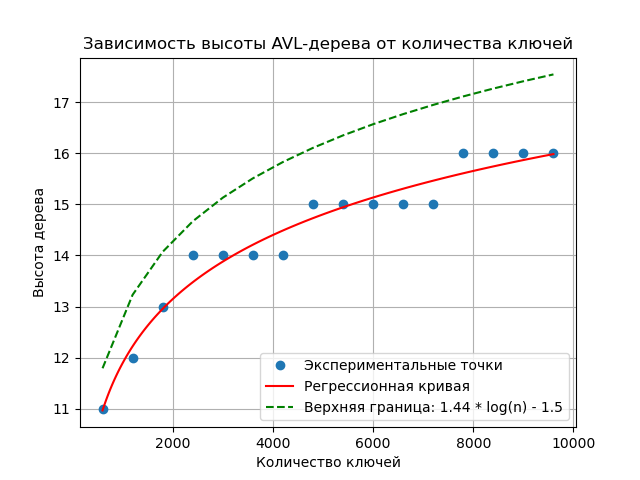

This chart was generated by the following Python code:
import matplotlib.pyplot as plt
import numpy as np
import random

class TreeNode:
    def __init__(self, key):
        self.key = key
        self.left = None
        self.right = None
        self.height = 1

class AVLTree:
    @staticmethod
    def get_height(node):
        return node.height if node else 0

    @staticmethod
    def get_balance(node):
        return AVLTree.get_height(node.left) - AVLTree.get_height(node.right) if node else 0

    @staticmethod
    def right_rotate(y):
        x = y.left
        T2 = x.right

        x.right = y
        y.left = T2

        y.height = 1 + max(AVLTree.get_height(y.left), AVLTree.get_height(y.right))
        x.height = 1 + max(AVLTree.get_height(x.left), AVLTree.get_height(x.right))
        
        return x

    @staticmethod
    def left_rotate(x):
        y = x.right
        T2 = y.left

        y.left = x
        x.right = T2

        x.height = 1 + max(AVLTree.get_height(x.left), AVLTree.get_height(x.right))
        y.height = 1 + max(AVLTree.get_height(y.left), AVLTree.get_height(y.right))
        
        return y

    @staticmethod
    def insert(node, key):
        if not node:
            return TreeNode(key)

        if key < node.key:
            node.left = AVLTree.insert(node.left, key)
        else:
            node.right = AVLTree.insert(node.right, key)

        node.height = 1 + max(AVLTree.get_height(node.left), AVLTree.get_height(node.right))

        balance = AVLTree.get_balance(node)

        if balance > 1 and key < node.left.key:
            return AVLTree.right_rotate(node)

        if balance < -1 and key > node.right.key:
            return AVLTree.left_rotate(node)

        if balance > 1 and key > node.left.key:
            node.left = AVLTree.left_rotate(node.left)
            return AVLTree.right_rotate(node)

        if balance < -1 and key < node.right.key:
            node.right = AVLTree.right_rotate(node.right)
            return AVLTree.left_rotate(node)

        return node

def main():
    avl_tree = AVLTree()
    root = None
    
    heights = []
    num_keys = []

    keys = random.sample(range(1, 10001), 10000) 
    
    for i in range(len(keys)): 
        root = AVLTree.insert(root, keys[i])

        if (i + 1) % 600 == 0:
            heights.append(AVLTree.get_height(root))
            num_keys.append(i + 1)

    plt.plot(num_keys, heights, 'o', label='Экспериментальные точки') 

    log_num_keys = np.log(num_keys)
    coefficients = np.polyfit(log_num_keys, heights, 1)
    polynomial = np.poly1d(coefficients)
    
    x_fit = np.linspace(min(log_num_keys), max(log_num_keys), 100)
    y_fit = polynomial(x_fit)

    plt.plot(np.exp(x_fit), y_fit, label='Регрессионная кривая', color='red')  

    upper_bound_heights = [1.44 * np.log2(n) - 1.5 for n in num_keys]
    plt.plot(num_keys, upper_bound_heights, label='Верхняя граница: 1.44 * log(n) - 1.5', color='green', linestyle='--')

    plt.title("Зависимость высоты AVL-дерева от количества ключей")
    plt.xlabel("Количество ключей")
    plt.ylabel("Высота дерева")
    plt.legend()
    plt.grid()
    plt.show()

if __name__ == "__main__":
    main()
